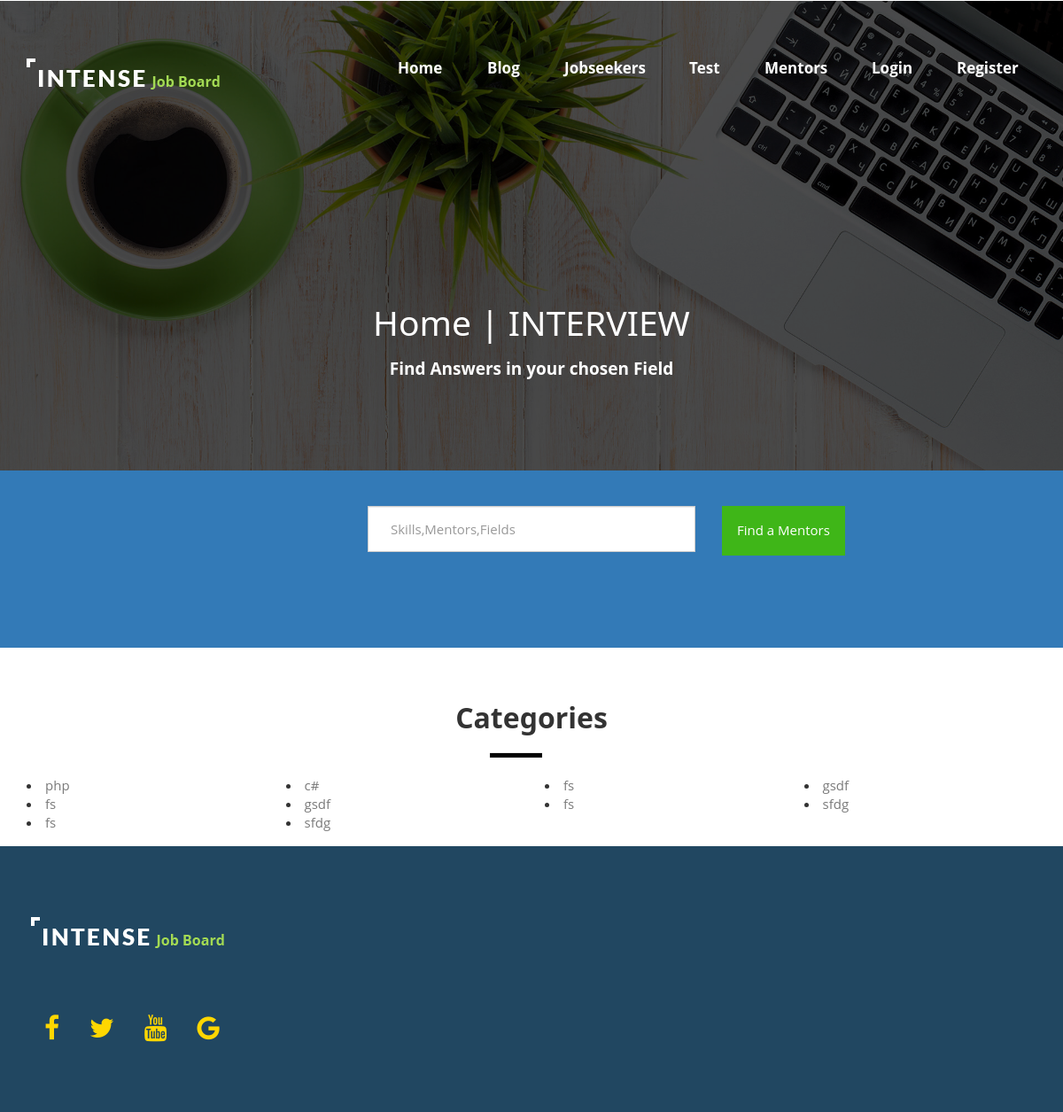
Screenshot of /index.php/front/test_view with the database file from the repository.
### tables this page shows
CREATE TABLE `interview_category` (
  `category_id` int(11) NOT NULL,
  `category_name` varchar(255) NOT NULL
);

### application/models/admin_model.php (called while the page is built, shortened)
<?php
class admin_model extends CI_model{
    function select_interview_cat(){
        $result = $this->db->get("interview_category");
        return $result->result();
    }
}
?>

### application/controllers/Front.php (called while the page is built, shortened)
<?php
class Front extends CI_controller{
    function test_view(){
        $this->load->view("public/tests",array("categories"=>$this->admin_model->select_interview_cat()));
    }
}
?>

### index.php (called while the page is built, shortened)
<?php
require_once BASEPATH.'core/CodeIgniter.php';

### application/views/public/tests.php (the view, shortened to what this page needs)
<!DOCTYPE html>
<html lang="en">
    <head>
        <link rel="stylesheet" type="text/css" href="<?php echo base_url();?>assets/css/bootstrap.min.css">
	<link rel="stylesheet" type="text/css" href="<?php echo base_url();?>/assets/css/style.css">
	 <link href="<?php echo base_url();?>/assets/css/custom.css" rel="stylesheet" />
        <link rel="stylesheet" href="<?php echo base_url();?>/assets/css/hover-min.css">
        <link rel="stylesheet" href="css/font-awesome.min.css">
    </head>
    <body>
        <header>
            <div class="blog-bg">
                <div class="blog-overlay">
                 <nav class="navbar navbar-default navbar-fixed-top"  id="nav">
                        <div class="container">
                            <div class="navbar-header">
                                <a class="navbar-brand" href="#"><img src="images/logo.png" alt=""></a>
                            </div>
                            <div class="collapse navbar-collapse" id="bs-example-navbar-collapse-1">
                                <ul class="nav navbar-nav navbar-right">
                                    <li><a href="<?php echo site_url("front"); ?>"  class="hvr-underline-from-center">Home</a></li>
                                    <li><a href="<?php echo site_url("blog/public_blog"); ?>" class="hvr-underline-from-center">Blog</a></li>
                                    <li><a href="<?php echo site_url("front/jobseekers"); ?>" class="hvr-underline-from-center">Jobseekers</a></li>
                                    <li><a href="<?php echo site_url("Front/test_view");?>" class="hvr-underline-from-center">Test</a></li>
                                    <li><a href="<?php echo site_url("front/mentor"); ?>" class="hvr-underline-from-center">Mentors</a></li>
                                   <li><a href="<?php echo base_url().'/Registration/login';?>" class="hvr-underline-from-center">Login</a></li>  <li><a href="<?php echo base_url().'/Registration';?>" class="hvr-underline-from-center">Register</a></li>
                                </ul>
                            </div>
                        </div>
                    </nav>
                    <div class="container " id="header-text">
                    <h1 class="white text-center">Home | INTERVIEW</h1>
                       <h4 class="white text-center mgr-top-20"><strong>Find Answers in your chosen Field</strong></h4>
                    </div>
                </div>
            </div>
        </header>
        <section>
            <div class="container-fluid section" id="">
<form action="">
                    <div class="row mgr-top-40">
                            <div class="col-md-4"></div>
                                <div class="col-md-4">
                                    <input type="text" name="" id="" class="form-control" placeholder="Skills,Mentors,Fields">
                                </div>
                                 <div class="col-md-4">
                                    <input type="submit" value="Find a Mentors" id="sub-btn" class="btn btn-success">
                                </div>
            </div>
                    </form>
            </div>
    </section>
        <section>
            <div class="container mgr-top-40">
                <div class="row" id="category-padding">
                    <h2 class="text-center"><strong>Categories</strong></h2>
                    <hr>
                    <?php foreach($categories as $category):?>
                    <div class="col-md-3">
                           <li><a href="<?php echo site_url("Front/quiz_auth/").$category->category_id?>" class="lightcolor"><?php echo $category->category_name; ?></a></li>
                    </div>
                      <?php endforeach; ?>
                </div>
            </div>
            </section>
  <footer class="footer " style="margin-top:15px;">
      <div class="container">
          <div class="row mgr-top-60">
              <div class="col-md-4">
                  <img src="images/logo.png" alt="">
                  <div class="row">
                  <div class="col-md-12 mgr-top-60">
                  <ul>
                      <li><a href=""><i class="fa fa-facebook fa-2x"></i></a></li>
                      <li><a href=""><i class="fa fa-twitter fa-2x"></i></a></li>
                      <li><a href=""><i class="fa fa-youtube fa-2x"></i></a></li>
                      <li><a href=""><i class="fa fa-google fa-2x"></i></a></li>
                  </ul>
                  </div>
              </div>
              </div>
              <div class="col-md-4" id="cities">
              </div>
              <div class="col-md-4" id="cities">
              </div>
          </div>
      </div>
  </footer>
    </body>
</html>

### assets/css/style.css (style rules this page uses)
* { margin:0px; padding: 0px; }
body { margin-top: -15px !important; }
.blog-bg { background-image: url(../images/1.jpg); min-height: 530px; background-size: cover; }
.blog-overlay { background:rgba(0,0,0,0.7); min-height: 530px; }
.navbar-default { background: transparent !important; border: none; color: white; position: relative; top: 50px; }
.navbar-default .navbar-nav>li>a { color: white; font-weight: bold; font-size: 17px; }
.white { color: white; }
.nav li { padding-right: 20px; }
input[type="text"] { padding: 25px; }
#sub-btn { padding: 16px; }
#header-text { position: relative; top:250px; }
.mgr-top-20 { margin-top: 20px; }
.section { background: #337ab7; height: 200px; }
.fa { color:gold; }
hr { width: 5%; height: 5px; background: black; position: relative; left: 46%; }
.mgr-top-40 { margin-top: 40px; }
a { text-decoration: none; }
.mgr-top-60 { margin-top: 60px; }
.footer { background:#337ab7; min-height: 300px; }
.footer ul li { list-style: none; display: inline; }
.footer .fa { padding: 15px !important; margin-left: 0px !important; }
.lightcolor { color: #7a7a7a; }

### assets/css/custom.css (style rules this page uses)
body { font-family: 'Open Sans', sans-serif; margin-top: -20px !important; }
.footer { background-color:#214761; width:100%; color:#fff; padding:20px 50px 20px 50px; padding-left:20px; }

### rows the page displays
interview_category: category_name "php"
interview_category: category_name "c#"
interview_category: category_name "fs"
interview_category: category_name "gsdf"
interview_category: category_name "fs"
interview_category: category_name "gsdf"
interview_category: category_name "fs"
interview_category: category_name "sfdg"
interview_category: category_name "fs"
interview_category: category_name "sfdg"
